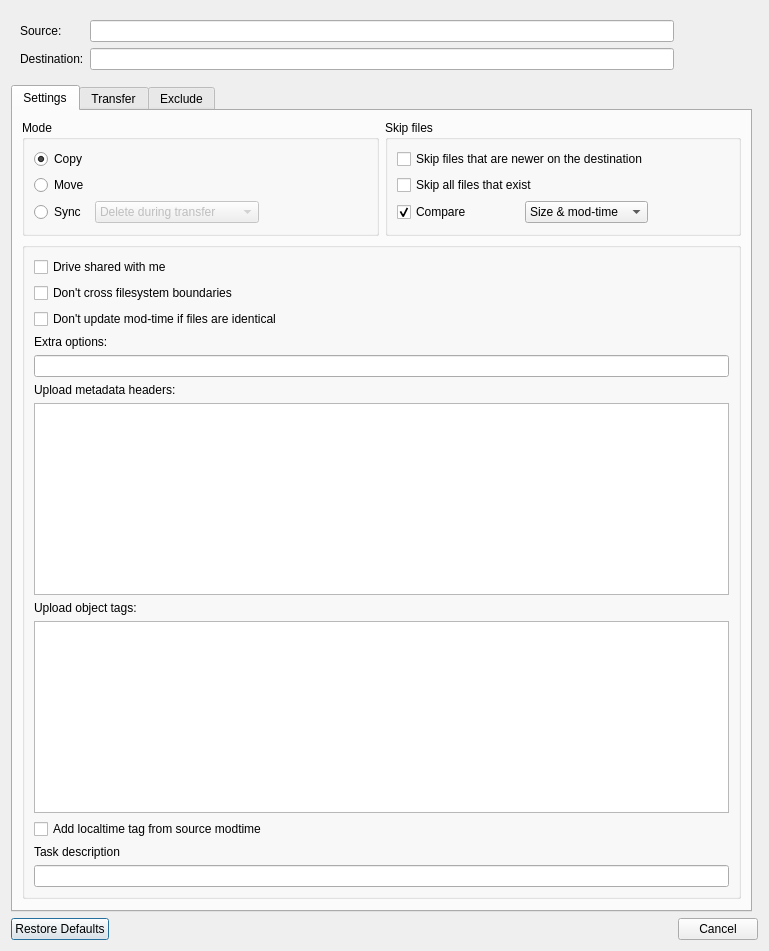
<?xml version="1.0" encoding="UTF-8"?>
<ui version="4.0">
 <class>TransferDialog</class>
 <widget class="QDialog" name="TransferDialog">
  <property name="geometry">
   <rect>
    <x>0</x>
    <y>0</y>
    <width>771</width>
    <height>558</height>
   </rect>
  </property>
  <property name="sizePolicy">
   <sizepolicy hsizetype="Fixed" vsizetype="Fixed">
    <horstretch>0</horstretch>
    <verstretch>0</verstretch>
   </sizepolicy>
  </property>
  <layout class="QGridLayout" name="gridLayout">
   <property name="sizeConstraint">
    <enum>QLayout::SetFixedSize</enum>
   </property>
   <item row="1" column="0" colspan="2">
    <widget class="QWidget" name="pathGroup" native="true">
     <property name="sizePolicy">
      <sizepolicy hsizetype="Preferred" vsizetype="Preferred">
       <horstretch>0</horstretch>
       <verstretch>0</verstretch>
      </sizepolicy>
     </property>
     <property name="minimumSize">
      <size>
       <width>747</width>
       <height>0</height>
      </size>
     </property>
     <layout class="QGridLayout" name="gridLayout_3">
      <item row="1" column="0">
       <widget class="QLabel" name="label_14">
        <property name="sizePolicy">
         <sizepolicy hsizetype="Fixed" vsizetype="Preferred">
          <horstretch>0</horstretch>
          <verstretch>0</verstretch>
         </sizepolicy>
        </property>
        <property name="text">
         <string>Destination:</string>
        </property>
        <property name="buddy">
         <cstring>textDest</cstring>
        </property>
       </widget>
      </item>
      <item row="0" column="4">
       <widget class="QToolButton" name="buttonSourceFolder">
        <property name="toolTip">
         <string>Choose folder</string>
        </property>
        <property name="styleSheet">
         <string notr="true">QToolButton { border: 0; }</string>
        </property>
       </widget>
      </item>
      <item row="0" column="5">
       <widget class="QToolButton" name="buttonDefaultSource">
        <property name="toolTip">
         <string>Restore default upload folder</string>
        </property>
        <property name="styleSheet">
         <string notr="true">QToolButton { border: 0; }</string>
        </property>
       </widget>
      </item>
      <item row="0" column="1" colspan="2">
       <widget class="QLineEdit" name="textSource"/>
      </item>
      <item row="0" column="3">
       <widget class="QToolButton" name="buttonSourceFile">
        <property name="toolTip">
         <string>Choose file</string>
        </property>
        <property name="styleSheet">
         <string notr="true">QToolButton { border: 0; }</string>
        </property>
       </widget>
      </item>
      <item row="0" column="0">
       <widget class="QLabel" name="label_13">
        <property name="sizePolicy">
         <sizepolicy hsizetype="Fixed" vsizetype="Preferred">
          <horstretch>0</horstretch>
          <verstretch>0</verstretch>
         </sizepolicy>
        </property>
        <property name="text">
         <string>Source:</string>
        </property>
        <property name="buddy">
         <cstring>textSource</cstring>
        </property>
       </widget>
      </item>
      <item row="1" column="3">
       <widget class="QToolButton" name="buttonDest">
        <property name="toolTip">
         <string>Choose folder</string>
        </property>
        <property name="styleSheet">
         <string notr="true">QToolButton { border: 0; }</string>
        </property>
       </widget>
      </item>
      <item row="1" column="4">
       <widget class="QToolButton" name="buttonDefaultDest">
        <property name="toolTip">
         <string>Restore default download folder</string>
        </property>
        <property name="styleSheet">
         <string notr="true">QToolButton { border: 0; }</string>
        </property>
       </widget>
      </item>
      <item row="1" column="1" colspan="2">
       <widget class="QLineEdit" name="textDest"/>
      </item>
     </layout>
    </widget>
   </item>
   <item row="3" column="0">
    <widget class="QTabWidget" name="tabWidget">
     <property name="currentIndex">
      <number>0</number>
     </property>
     <widget class="QWidget" name="tab1">
      <attribute name="title">
       <string>Settings</string>
      </attribute>
      <layout class="QGridLayout" name="gridLayout_2">
       <item row="1" column="0" colspan="2">
        <widget class="QGroupBox" name="groupBox">
         <property name="title">
          <string/>
         </property>
         <layout class="QVBoxLayout" name="verticalLayout">
          <item>
           <widget class="QCheckBox" name="checkisDriveSharedWithMe">
            <property name="enabled">
             <bool>true</bool>
            </property>
            <property name="toolTip">
             <string>--drive-shared-with-me</string>
            </property>
            <property name="text">
             <string>Drive shared with me</string>
            </property>
            <property name="checked">
             <bool>false</bool>
            </property>
           </widget>
          </item>
          <item>
           <widget class="QCheckBox" name="checkSameFilesystem">
            <property name="toolTip">
             <string>--one-file-system</string>
            </property>
            <property name="text">
             <string>Don't cross filesystem boundaries</string>
            </property>
           </widget>
          </item>
          <item>
           <widget class="QCheckBox" name="checkDontUpdateModified">
            <property name="toolTip">
             <string>--no-update-modtime</string>
            </property>
            <property name="text">
             <string>Don't update mod-time if files are identical</string>
            </property>
           </widget>
          </item>
          <item>
           <widget class="QLabel" name="label_12">
            <property name="text">
             <string>Extra options:</string>
            </property>
           </widget>
          </item>
          <item>
           <widget class="QLineEdit" name="textExtra"/>
          </item>
          <item>
           <widget class="QLabel" name="labelUploadHeaders">
            <property name="toolTip">
             <string>One header per line. Each line will be passed as --header-upload &lt;value&gt;.</string>
            </property>
            <property name="text">
             <string>Upload metadata headers:</string>
            </property>
           </widget>
          </item>
          <item>
           <widget class="QPlainTextEdit" name="textUploadHeaders">
            <property name="toolTip">
             <string>One header per line, for example:
x-amz-meta-snowball-auto-extract:true</string>
            </property>
            <property name="tabChangesFocus">
             <bool>true</bool>
            </property>
           </widget>
          </item>
          <item>
           <widget class="QLabel" name="labelUploadTags">
            <property name="toolTip">
             <string>One tag per line. Each line will be passed as --s3-tags &lt;value&gt;.</string>
            </property>
            <property name="text">
             <string>Upload object tags:</string>
            </property>
           </widget>
          </item>
          <item>
           <widget class="QPlainTextEdit" name="textUploadTags">
            <property name="toolTip">
             <string>One tag per line, for example:
project:demo
env:test</string>
            </property>
            <property name="tabChangesFocus">
             <bool>true</bool>
            </property>
           </widget>
          </item>
          <item>
           <widget class="QCheckBox" name="checkUploadTagLocaltime">
            <property name="toolTip">
             <string>Add localtime=${modtime} as an S3 object tag during upload.</string>
            </property>
            <property name="text">
             <string>Add localtime tag from source modtime</string>
            </property>
           </widget>
          </item>
          <item>
           <widget class="QLabel" name="label_15">
            <property name="text">
             <string>Task description</string>
            </property>
           </widget>
          </item>
          <item>
           <widget class="QLineEdit" name="textDescription"/>
          </item>
         </layout>
        </widget>
       </item>
       <item row="0" column="1">
        <widget class="QGroupBox" name="skipFilesGroup">
         <property name="title">
          <string>Skip files</string>
         </property>
         <layout class="QGridLayout" name="gridLayout_4">
          <property name="bottomMargin">
           <number>0</number>
          </property>
          <item row="2" column="0" colspan="3">
           <widget class="QCheckBox" name="checkSkipExisting">
            <property name="toolTip">
             <string>--ignore-existing</string>
            </property>
            <property name="text">
             <string>Skip all files that exist</string>
            </property>
           </widget>
          </item>
          <item row="4" column="0">
           <spacer name="verticalSpacer_3">
            <property name="orientation">
             <enum>Qt::Vertical</enum>
            </property>
            <property name="sizeHint" stdset="0">
             <size>
              <width>0</width>
              <height>10</height>
             </size>
            </property>
           </spacer>
          </item>
          <item row="1" column="0" colspan="3">
           <widget class="QCheckBox" name="checkSkipNewer">
            <property name="toolTip">
             <string>--update</string>
            </property>
            <property name="text">
             <string>Skip files that are newer on the destination</string>
            </property>
           </widget>
          </item>
          <item row="3" column="3">
           <spacer name="horizontalSpacer">
            <property name="orientation">
             <enum>Qt::Horizontal</enum>
            </property>
            <property name="sizeHint" stdset="0">
             <size>
              <width>0</width>
              <height>0</height>
             </size>
            </property>
           </spacer>
          </item>
          <item row="3" column="2" alignment="Qt::AlignVCenter">
           <widget class="QComboBox" name="cbCompare">
            <property name="sizePolicy">
             <sizepolicy hsizetype="Fixed" vsizetype="Fixed">
              <horstretch>0</horstretch>
              <verstretch>0</verstretch>
             </sizepolicy>
            </property>
            <property name="currentText">
             <string>Size &amp; mod-time</string>
            </property>
            <item>
             <property name="text">
              <string>Size &amp; mod-time</string>
             </property>
            </item>
            <item>
             <property name="text">
              <string>Size &amp; checksum</string>
             </property>
            </item>
            <item>
             <property name="text">
              <string>Only mod-time</string>
             </property>
            </item>
            <item>
             <property name="text">
              <string extracomment="--size-only">Only size</string>
             </property>
            </item>
            <item>
             <property name="text">
              <string extracomment="--checksum">Only checksum</string>
             </property>
            </item>
           </widget>
          </item>
          <item row="3" column="0" colspan="2">
           <widget class="QCheckBox" name="checkCompare">
            <property name="toolTip">
             <string>compare logic</string>
            </property>
            <property name="text">
             <string>Compare</string>
            </property>
            <property name="checked">
             <bool>true</bool>
            </property>
           </widget>
          </item>
         </layout>
        </widget>
       </item>
       <item row="0" column="0">
        <widget class="QGroupBox" name="modeGroup">
         <property name="title">
          <string>Mode</string>
         </property>
         <layout class="QGridLayout" name="gridLayout_5">
          <property name="bottomMargin">
           <number>0</number>
          </property>
          <item row="0" column="0">
           <widget class="QRadioButton" name="rbCopy">
            <property name="sizePolicy">
             <sizepolicy hsizetype="Fixed" vsizetype="Fixed">
              <horstretch>0</horstretch>
              <verstretch>0</verstretch>
             </sizepolicy>
            </property>
            <property name="toolTip">
             <string>copy</string>
            </property>
            <property name="text">
             <string>Copy</string>
            </property>
            <property name="checked">
             <bool>true</bool>
            </property>
           </widget>
          </item>
          <item row="1" column="0">
           <widget class="QRadioButton" name="rbMove">
            <property name="sizePolicy">
             <sizepolicy hsizetype="Fixed" vsizetype="Fixed">
              <horstretch>0</horstretch>
              <verstretch>0</verstretch>
             </sizepolicy>
            </property>
            <property name="toolTip">
             <string>move</string>
            </property>
            <property name="text">
             <string>Move</string>
            </property>
           </widget>
          </item>
          <item row="2" column="0">
           <widget class="QRadioButton" name="rbSync">
            <property name="sizePolicy">
             <sizepolicy hsizetype="Fixed" vsizetype="Fixed">
              <horstretch>0</horstretch>
              <verstretch>0</verstretch>
             </sizepolicy>
            </property>
            <property name="toolTip">
             <string>sync</string>
            </property>
            <property name="text">
             <string>Sync</string>
            </property>
           </widget>
          </item>
          <item row="2" column="1">
           <widget class="QComboBox" name="cbSyncDelete">
            <property name="enabled">
             <bool>false</bool>
            </property>
            <property name="sizePolicy">
             <sizepolicy hsizetype="Fixed" vsizetype="Fixed">
              <horstretch>0</horstretch>
              <verstretch>0</verstretch>
             </sizepolicy>
            </property>
            <item>
             <property name="text">
              <string>Delete during transfer</string>
             </property>
            </item>
            <item>
             <property name="text">
              <string>Delete after transfering</string>
             </property>
            </item>
            <item>
             <property name="text">
              <string>Delete before transfering</string>
             </property>
            </item>
           </widget>
          </item>
          <item row="3" column="1">
           <spacer name="verticalSpacer">
            <property name="orientation">
             <enum>Qt::Vertical</enum>
            </property>
            <property name="sizeHint" stdset="0">
             <size>
              <width>0</width>
              <height>0</height>
             </size>
            </property>
           </spacer>
          </item>
          <item row="4" column="1">
           <spacer name="horizontalSpacer_2">
            <property name="orientation">
             <enum>Qt::Horizontal</enum>
            </property>
            <property name="sizeHint" stdset="0">
             <size>
              <width>0</width>
              <height>0</height>
             </size>
            </property>
           </spacer>
          </item>
         </layout>
        </widget>
       </item>
       <item row="2" column="0">
        <spacer name="verticalSpacer_2">
         <property name="orientation">
          <enum>Qt::Vertical</enum>
         </property>
         <property name="sizeHint" stdset="0">
          <size>
           <width>20</width>
           <height>0</height>
          </size>
         </property>
        </spacer>
       </item>
      </layout>
     </widget>
     <widget class="QWidget" name="tab3">
      <attribute name="title">
       <string>Transfer</string>
      </attribute>
      <layout class="QGridLayout" name="gridLayout_6">
       <item row="9" column="0">
        <widget class="QLabel" name="label_9">
         <property name="text">
          <string>Retries</string>
         </property>
         <property name="buddy">
          <cstring>spinRetries</cstring>
         </property>
        </widget>
       </item>
       <item row="8" column="0">
        <widget class="QLabel" name="label_7">
         <property name="text">
          <string>IO idle timeout</string>
         </property>
         <property name="buddy">
          <cstring>spinIdleTimeout</cstring>
         </property>
        </widget>
       </item>
       <item row="6" column="0">
        <widget class="QLabel" name="label_4">
         <property name="text">
          <string>Maximum depth</string>
         </property>
         <property name="buddy">
          <cstring>spinMaxDepth</cstring>
         </property>
        </widget>
       </item>
       <item row="8" column="2">
        <widget class="QSpinBox" name="spinIdleTimeout">
         <property name="sizePolicy">
          <sizepolicy hsizetype="Fixed" vsizetype="Fixed">
           <horstretch>0</horstretch>
           <verstretch>0</verstretch>
          </sizepolicy>
         </property>
         <property name="toolTip">
          <string>--timeout</string>
         </property>
         <property name="alignment">
          <set>Qt::AlignRight|Qt::AlignTrailing|Qt::AlignVCenter</set>
         </property>
         <property name="maximum">
          <number>999999</number>
         </property>
         <property name="value">
          <number>300</number>
         </property>
        </widget>
       </item>
       <item row="7" column="0">
        <widget class="QLabel" name="label_8">
         <property name="text">
          <string>Connect timeout</string>
         </property>
         <property name="buddy">
          <cstring>spinConnectTimeout</cstring>
         </property>
        </widget>
       </item>
       <item row="4" column="2">
        <widget class="QLineEdit" name="textMinAge">
         <property name="sizePolicy">
          <sizepolicy hsizetype="Fixed" vsizetype="Fixed">
           <horstretch>0</horstretch>
           <verstretch>0</verstretch>
          </sizepolicy>
         </property>
         <property name="toolTip">
          <string>--min-age</string>
         </property>
        </widget>
       </item>
       <item row="5" column="0">
        <widget class="QLabel" name="label_3">
         <property name="text">
          <string>Maximum age (s or ms|s|m|h|d|w|M|y suffix)</string>
         </property>
         <property name="buddy">
          <cstring>textMaxAge</cstring>
         </property>
        </widget>
       </item>
       <item row="6" column="2">
        <widget class="QSpinBox" name="spinMaxDepth">
         <property name="sizePolicy">
          <sizepolicy hsizetype="Fixed" vsizetype="Fixed">
           <horstretch>0</horstretch>
           <verstretch>0</verstretch>
          </sizepolicy>
         </property>
         <property name="toolTip">
          <string>--max-depth</string>
         </property>
         <property name="alignment">
          <set>Qt::AlignRight|Qt::AlignTrailing|Qt::AlignVCenter</set>
         </property>
         <property name="maximum">
          <number>999999</number>
         </property>
        </widget>
       </item>
       <item row="1" column="0">
        <widget class="QLabel" name="label_5">
         <property name="text">
          <string>Checkers</string>
         </property>
         <property name="buddy">
          <cstring>spinCheckers</cstring>
         </property>
        </widget>
       </item>
       <item row="3" column="2">
        <widget class="QLineEdit" name="textMinSize">
         <property name="sizePolicy">
          <sizepolicy hsizetype="Fixed" vsizetype="Fixed">
           <horstretch>0</horstretch>
           <verstretch>0</verstretch>
          </sizepolicy>
         </property>
         <property name="toolTip">
          <string>--min-size</string>
         </property>
        </widget>
       </item>
       <item row="3" column="0">
        <widget class="QLabel" name="label_2">
         <property name="text">
          <string>Minimum size (KiB or b|k|M|G suffix)</string>
         </property>
         <property name="buddy">
          <cstring>textMinSize</cstring>
         </property>
        </widget>
       </item>
       <item row="0" column="0">
        <widget class="QLabel" name="label_11">
         <property name="text">
          <string>Transfers</string>
         </property>
         <property name="buddy">
          <cstring>spinTransfers</cstring>
         </property>
        </widget>
       </item>
       <item row="11" column="4">
        <spacer name="verticalSpacer_4">
         <property name="orientation">
          <enum>Qt::Vertical</enum>
         </property>
         <property name="sizeHint" stdset="0">
          <size>
           <width>20</width>
           <height>3</height>
          </size>
         </property>
        </spacer>
       </item>
       <item row="4" column="0">
        <widget class="QLabel" name="label_6">
         <property name="text">
          <string>Minimum age (s or ms|s|m|h|d|w|M|y suffix)</string>
         </property>
         <property name="buddy">
          <cstring>textMinAge</cstring>
         </property>
        </widget>
       </item>
       <item row="10" column="0">
        <widget class="QLabel" name="label_10">
         <property name="text">
          <string>Low level retries</string>
         </property>
         <property name="buddy">
          <cstring>spinLowLevelRetries</cstring>
         </property>
        </widget>
       </item>
       <item row="1" column="2">
        <widget class="QSpinBox" name="spinCheckers">
         <property name="sizePolicy">
          <sizepolicy hsizetype="Fixed" vsizetype="Fixed">
           <horstretch>0</horstretch>
           <verstretch>0</verstretch>
          </sizepolicy>
         </property>
         <property name="toolTip">
          <string>--checkers</string>
         </property>
         <property name="alignment">
          <set>Qt::AlignRight|Qt::AlignTrailing|Qt::AlignVCenter</set>
         </property>
         <property name="minimum">
          <number>1</number>
         </property>
         <property name="maximum">
          <number>999</number>
         </property>
         <property name="value">
          <number>8</number>
         </property>
        </widget>
       </item>
       <item row="0" column="2">
        <widget class="QSpinBox" name="spinTransfers">
         <property name="sizePolicy">
          <sizepolicy hsizetype="Fixed" vsizetype="Fixed">
           <horstretch>0</horstretch>
           <verstretch>0</verstretch>
          </sizepolicy>
         </property>
         <property name="toolTip">
          <string>--transfers</string>
         </property>
         <property name="alignment">
          <set>Qt::AlignRight|Qt::AlignTrailing|Qt::AlignVCenter</set>
         </property>
         <property name="minimum">
          <number>1</number>
         </property>
         <property name="maximum">
          <number>999</number>
         </property>
         <property name="value">
          <number>4</number>
         </property>
        </widget>
       </item>
       <item row="5" column="2">
        <widget class="QLineEdit" name="textMaxAge">
         <property name="sizePolicy">
          <sizepolicy hsizetype="Fixed" vsizetype="Fixed">
           <horstretch>0</horstretch>
           <verstretch>0</verstretch>
          </sizepolicy>
         </property>
         <property name="toolTip">
          <string>--max-age</string>
         </property>
        </widget>
       </item>
       <item row="2" column="0">
        <widget class="QLabel" name="label">
         <property name="text">
          <string>Bandwidth (KiB/s or b|k|M|G suffix)</string>
         </property>
         <property name="buddy">
          <cstring>textBandwidth</cstring>
         </property>
        </widget>
       </item>
       <item row="2" column="2">
        <widget class="QLineEdit" name="textBandwidth">
         <property name="sizePolicy">
          <sizepolicy hsizetype="Fixed" vsizetype="Fixed">
           <horstretch>0</horstretch>
           <verstretch>0</verstretch>
          </sizepolicy>
         </property>
         <property name="toolTip">
          <string>--bwlimit</string>
         </property>
        </widget>
       </item>
       <item row="9" column="2">
        <widget class="QSpinBox" name="spinRetries">
         <property name="sizePolicy">
          <sizepolicy hsizetype="Fixed" vsizetype="Fixed">
           <horstretch>0</horstretch>
           <verstretch>0</verstretch>
          </sizepolicy>
         </property>
         <property name="toolTip">
          <string>--retries</string>
         </property>
         <property name="alignment">
          <set>Qt::AlignRight|Qt::AlignTrailing|Qt::AlignVCenter</set>
         </property>
         <property name="minimum">
          <number>1</number>
         </property>
         <property name="maximum">
          <number>999999</number>
         </property>
         <property name="value">
          <number>3</number>
         </property>
        </widget>
       </item>
       <item row="10" column="2">
        <widget class="QSpinBox" name="spinLowLevelRetries">
         <property name="sizePolicy">
          <sizepolicy hsizetype="Fixed" vsizetype="Fixed">
           <horstretch>0</horstretch>
           <verstretch>0</verstretch>
          </sizepolicy>
         </property>
         <property name="toolTip">
          <string>--low-level-retries</string>
         </property>
         <property name="alignment">
          <set>Qt::AlignRight|Qt::AlignTrailing|Qt::AlignVCenter</set>
         </property>
         <property name="minimum">
          <number>1</number>
         </property>
         <property name="maximum">
          <number>999999</number>
         </property>
         <property name="value">
          <number>10</number>
         </property>
        </widget>
       </item>
       <item row="3" column="3">
        <spacer name="horizontalSpacer_3">
         <property name="orientation">
          <enum>Qt::Horizontal</enum>
         </property>
         <property name="sizeHint" stdset="0">
          <size>
           <width>40</width>
           <height>20</height>
          </size>
         </property>
        </spacer>
       </item>
       <item row="7" column="2">
        <widget class="QSpinBox" name="spinConnectTimeout">
         <property name="sizePolicy">
          <sizepolicy hsizetype="Fixed" vsizetype="Fixed">
           <horstretch>0</horstretch>
           <verstretch>0</verstretch>
          </sizepolicy>
         </property>
         <property name="toolTip">
          <string>--contimeout</string>
         </property>
         <property name="alignment">
          <set>Qt::AlignRight|Qt::AlignTrailing|Qt::AlignVCenter</set>
         </property>
         <property name="minimum">
          <number>1</number>
         </property>
         <property name="maximum">
          <number>999999</number>
         </property>
         <property name="value">
          <number>60</number>
         </property>
        </widget>
       </item>
       <item row="3" column="1">
        <spacer name="horizontalSpacer_4">
         <property name="orientation">
          <enum>Qt::Horizontal</enum>
         </property>
         <property name="sizeType">
          <enum>QSizePolicy::Fixed</enum>
         </property>
         <property name="sizeHint" stdset="0">
          <size>
           <width>20</width>
           <height>20</height>
          </size>
         </property>
        </spacer>
       </item>
      </layout>
     </widget>
     <widget class="QWidget" name="tab4">
      <attribute name="title">
       <string>Exclude</string>
      </attribute>
      <layout class="QVBoxLayout" name="verticalLayout_3">
       <item>
        <widget class="QCheckBox" name="checkDeleteExcluded">
         <property name="toolTip">
          <string>--delete-excluded</string>
         </property>
         <property name="text">
          <string>Delete excluded files from destination</string>
         </property>
        </widget>
       </item>
       <item>
        <widget class="QPlainTextEdit" name="textExclude">
         <property name="toolTip">
          <string>&lt;html&gt;&lt;head/&gt;&lt;body&gt;&lt;p&gt;every line represents --exclude pattern&lt;/p&gt;&lt;p&gt;example patterns:&lt;/p&gt;&lt;p&gt;file.jpg&lt;br/&gt;/pictures/new/*.png&lt;br/&gt;/dir1/dir2/**&lt;br/&gt;&amp;quot;/directory with spaces&amp;quot;&lt;/p&gt;&lt;p&gt;check rclone online documentation for details.&lt;/p&gt;&lt;p&gt;&lt;br/&gt;&lt;/p&gt;&lt;/body&gt;&lt;/html&gt;</string>
         </property>
         <property name="lineWrapMode">
          <enum>QPlainTextEdit::NoWrap</enum>
         </property>
        </widget>
       </item>
      </layout>
     </widget>
    </widget>
   </item>
   <item row="9" column="0" colspan="2">
    <widget class="QDialogButtonBox" name="buttonBox">
     <property name="standardButtons">
      <set>QDialogButtonBox::Cancel|QDialogButtonBox::RestoreDefaults</set>
     </property>
    </widget>
   </item>
  </layout>
 </widget>
 <tabstops>
  <tabstop>textSource</tabstop>
  <tabstop>buttonSourceFile</tabstop>
  <tabstop>buttonSourceFolder</tabstop>
  <tabstop>buttonDefaultSource</tabstop>
  <tabstop>textDest</tabstop>
  <tabstop>buttonDest</tabstop>
  <tabstop>buttonDefaultDest</tabstop>
  <tabstop>tabWidget</tabstop>
  <tabstop>rbCopy</tabstop>
  <tabstop>rbMove</tabstop>
  <tabstop>rbSync</tabstop>
  <tabstop>cbSyncDelete</tabstop>
  <tabstop>checkSkipNewer</tabstop>
  <tabstop>checkSkipExisting</tabstop>
  <tabstop>checkCompare</tabstop>
  <tabstop>cbCompare</tabstop>
  <tabstop>checkisDriveSharedWithMe</tabstop>
  <tabstop>checkSameFilesystem</tabstop>
  <tabstop>checkDontUpdateModified</tabstop>
  <tabstop>spinTransfers</tabstop>
  <tabstop>spinCheckers</tabstop>
  <tabstop>textBandwidth</tabstop>
  <tabstop>textMinSize</tabstop>
  <tabstop>textMinAge</tabstop>
  <tabstop>textMaxAge</tabstop>
  <tabstop>spinMaxDepth</tabstop>
  <tabstop>spinConnectTimeout</tabstop>
  <tabstop>spinIdleTimeout</tabstop>
  <tabstop>spinRetries</tabstop>
  <tabstop>spinLowLevelRetries</tabstop>
  <tabstop>checkDeleteExcluded</tabstop>
  <tabstop>textExclude</tabstop>
 </tabstops>
 <resources/>
 <connections>
  <connection>
   <sender>rbSync</sender>
   <signal>toggled(bool)</signal>
   <receiver>cbSyncDelete</receiver>
   <slot>setEnabled(bool)</slot>
   <hints>
    <hint type="sourcelabel">
     <x>75</x>
     <y>195</y>
    </hint>
    <hint type="destinationlabel">
     <x>232</x>
     <y>198</y>
    </hint>
   </hints>
  </connection>
  <connection>
   <sender>checkCompare</sender>
   <signal>toggled(bool)</signal>
   <receiver>cbCompare</receiver>
   <slot>setEnabled(bool)</slot>
   <hints>
    <hint type="sourcelabel">
     <x>299</x>
     <y>198</y>
    </hint>
    <hint type="destinationlabel">
     <x>487</x>
     <y>198</y>
    </hint>
   </hints>
  </connection>
 </connections>
</ui>
